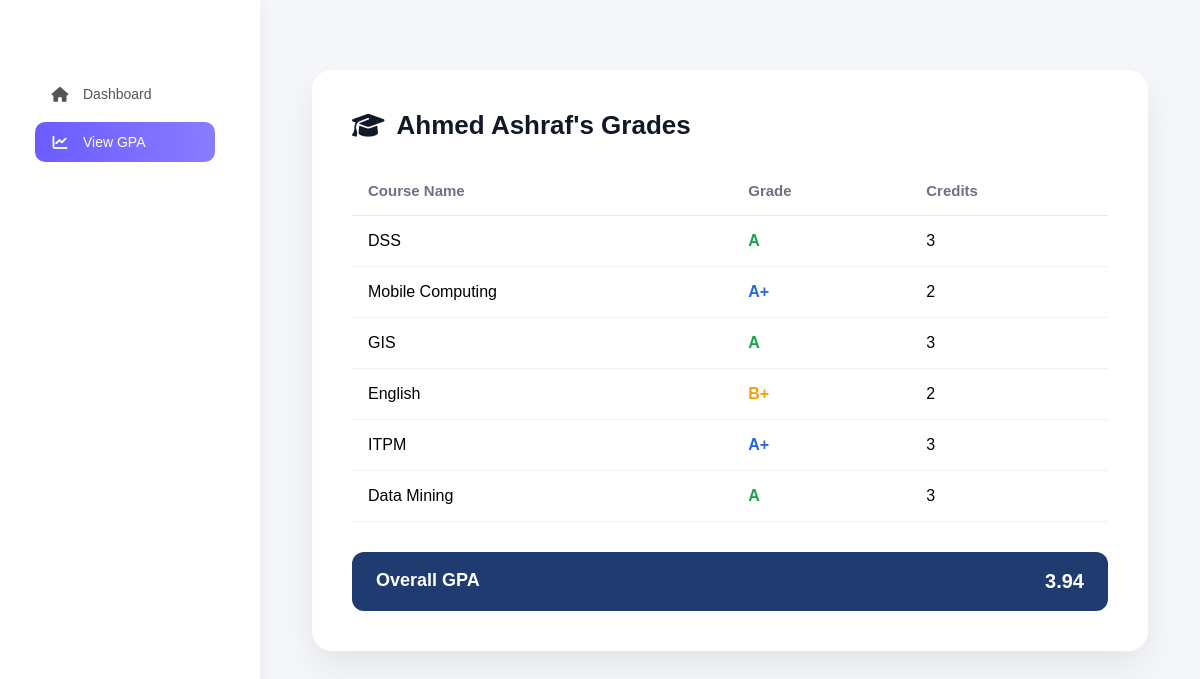
/view_gpa (signed in), run on the app's committed database.
### tables this page shows
CREATE TABLE users (
        id INTEGER PRIMARY KEY AUTOINCREMENT,
        name TEXT NOT NULL,
        email TEXT UNIQUE NOT NULL,
        password TEXT NOT NULL,
        role TEXT NOT NULL
    );

CREATE TABLE student_courses (
        id INTEGER PRIMARY KEY AUTOINCREMENT,
        student_id INTEGER,
        course_name TEXT,
        grade TEXT,
        credits INTEGER,
        FOREIGN KEY(student_id) REFERENCES students(id)
    );

### app.py (the view)
@app.route('/view_gpa')
def view_gpa():
    if session.get("role") != "student":
        return redirect(url_for("login"))
    email = session.get("email")
    conn = get_db()
    user = conn.execute(
        "SELECT * FROM users WHERE email=?", (email,)
    ).fetchone()
    student = conn.execute(
        "SELECT * FROM students WHERE user_id=?", (user["id"],)
    ).fetchone()
    if not student:
        conn.close()
        return render_template("view_gpa.html", courses=None, name="Student", gpa=0)
    courses = conn.execute(
        "SELECT * FROM student_courses WHERE student_id=?", (student["id"],)
    ).fetchall()
    grade_points = {"A+": 4.0, "A": 4.0, "B+": 3.5, "B": 3.0, "C+": 2.5, "C": 2.0}
    total_points = 0
    total_credits = 0
    for c in courses:
        points = grade_points.get(c["grade"], 0)
        total_points += points * c["credits"]
        total_credits += c["credits"]
    gpa = round(total_points / total_credits, 2) if total_credits > 0 else 0
    conn.close()
    return render_template("view_gpa.html", courses=courses, name=user["name"], gpa=gpa)

### app.py (called while the page is built)
def get_db():
    conn = sqlite3.connect("lms.db")
    conn.row_factory = sqlite3.Row
    return conn

### templates/view_gpa.html (shortened to what this page needs)
<!DOCTYPE html>
<html lang="en">
<head>
<link rel="stylesheet" href="{{ url_for('static', filename='student_dashboard.css') }}">
<link rel="stylesheet" href="{{ url_for('static', filename='view_gpa.css') }}">
<link rel="stylesheet" href="https://cdnjs.cloudflare.com/ajax/libs/font-awesome/6.5.0/css/all.min.css">
</head>
<body>
<div class="dashboard">
    <div class="sidebar">
        <ul class="menu">
            <li class="menu-item">
                <a href="{{ url_for('student_dashboard') }}">
                    <i class="fa fa-home"></i>
                    <span class="menu-text">Dashboard</span>
                </a>
            </li>
            <li class="menu-item active">
                <a href="#">
                    <i class="fa fa-chart-line"></i>
                    <span class="menu-text">View GPA</span>
                </a>
            </li>
        </ul>
    </div>
    <div class="main">
        <div class="gpa-container">
            <div class="gpa-card">
                <h2 class="gpa-title">
                    <i class="fa fa-graduation-cap"></i>
                    {{ name }}'s Grades
                </h2>
                {% if courses %}
                <table class="gpa-table">
                    <thead>
                        <tr>
                            <th>Course Name</th>
                            <th>Grade</th>
                            <th>Credits</th>
                        </tr>
                    </thead>
                    <tbody>
                        {% for course in courses %}
                        <tr>
                            <td>{{ course.course_name }}</td>
                            <td class="
                                {% if course.grade == 'A+' %}grade-aplus
                                {% elif course.grade == 'A' %}grade-a
                                {% else %}grade-b{% endif %}
                            ">{{ course.grade }}</td>
                            <td>{{ course.credits }}</td>
                        </tr>
                        {% endfor %}
                    </tbody>
                </table>
                <div class="gpa-footer">
                    <span>Overall GPA</span>
                    <span class="gpa-value">{{ gpa }}</span>
                </div>
                {% else %}
                <p style="text-align:center; color:#888; margin-top:30px;">
                    ⚠ No grades found for your account.
                </p>
                {% endif %}
            </div>
        </div>
    </div>
</div>
</body>
</html>

### static/student_dashboard.css (style rules this page uses)
* { margin:0; padding:0; box-sizing:border-box; font-family:'Poppins',sans-serif; }
body { background:#f5f7fb; }
a { text-decoration:none; color:inherit; }
.dashboard { display:flex; height:100vh; }
.sidebar { width:260px; background:white; padding:25px; box-shadow:2px 0 15px rgba(0,0,0,0.05); display:flex; flex-direction:column; }
.menu { list-style:none; padding-left:10px; margin-top:20px; display:flex; flex-direction:column; align-items:flex-start; }
.menu-item { width:90%; display:flex; align-items:center; justify-content:flex-start; padding:12px 14px; margin:4px 0; border-radius:10px; cursor:pointer; transition:0.3s; color:#555; font-weight:500; }
.menu-item a { display:flex; align-items:center; gap:12px; text-decoration:none; color:inherit; width:100%; }
.menu-item i { font-size:15px; width:22px; text-align:center; }
.menu-item span { font-size:14px; }
.menu-item.active { background:linear-gradient(90deg,#6a5cff,#8b7cff); color:white; }
.menu-item.active i { color:white; }
.main { flex:1; padding:30px; overflow-y:auto; }
table { width:100%; border-collapse:collapse; }
th { text-align:left; padding:12px; font-size:13px; color:#777; border-bottom:1px solid #eee; }
td { padding:12px; font-size:14px; border-bottom:1px solid #eee; }

### static/view_gpa.css (style rules this page uses)
.gpa-container { width:100%; display:flex; justify-content:center; align-items:center; margin-top:40px; }
.gpa-card { width:900px; max-width:95%; background:white; padding:40px; border-radius:20px; box-shadow:0 15px 35px rgba(0,0,0,0.08); transition:0.3s; }
.gpa-title { font-size:26px; font-weight:600; margin-bottom:25px; display:flex; align-items:center; gap:12px; color:#111827; }
.gpa-table { width:100%; border-collapse:collapse; }
.gpa-table th { text-align:left; padding:16px; font-size:15px; color:#6b7280; border-bottom:1px solid #e5e7eb; }
.gpa-table td { padding:16px; font-size:16px; border-bottom:1px solid #f1f1f1; }
.grade-a { color:#16a34a; font-weight:600; }
.grade-aplus { color:#2563eb; font-weight:600; }
.grade-b { color:#f59e0b; font-weight:600; }
.gpa-footer { margin-top:30px; background:#1f3b6f; color:white; padding:18px 24px; border-radius:12px; display:flex; justify-content:space-between; font-weight:600; font-size:18px; }
.gpa-value { font-size:20px; }

### data on the page
users: name "Ahmed Ashraf"
student_courses: course_name "DSS", grade "A", credits "3"
student_courses: course_name "Mobile Computing", grade "A+", credits "2"
student_courses: course_name "GIS", grade "A", credits "3"
student_courses: course_name "English", grade "B+", credits "2"
student_courses: course_name "ITPM", grade "A+", credits "3"
student_courses: course_name "Data Mining", grade "A", credits "3"

### other printed values
{{ gpa }} "3.94"
